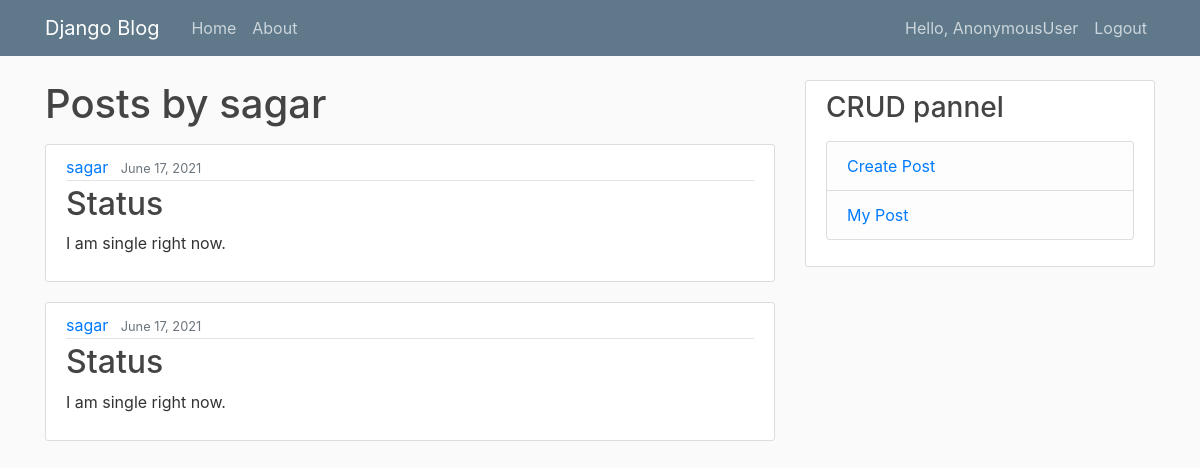
The page /user/sagar on the database its author committed.
### blogapp/models.py (models this page shows, shortened)
class Post(models.Model):
    id = models.IntegerField(primary_key = True)
    title = models.CharField(max_length=100)
    content = models.TextField()
    date_posted = models.DateTimeField(default=timezone.now)
    author = models.ForeignKey(User, on_delete=models.CASCADE)

### blogapp/views.py (the view)
# urls.py: path('user/<str:username>', UserPostListView.as_view(), name='user-posts'),
class UserPostListView(ListView):
    model = Post
    template_name = 'userPost.html'  # <app>/<model>_<viewtype>.html
    context_object_name = 'posts'
    def get_queryset(self):
        user = get_object_or_404(User, username=self.kwargs.get('username'))
        return Post.objects.filter(author=user)

### templates/userPost.html
{% extends "base.html" %}
{% block content %}
    <h1 class="mb-3">Posts by {{ view.kwargs.username }} </h1>
    {% for post in posts %}
        <article class="media content-section">
          <div class="media-body">
            <div class="article-metadata">
              <a class="mr-2" href="{% url 'user-posts' post.author.username %}">{{ post.author }}</a>
              <small class="text-muted">{{ post.date_posted|date:"F d, Y" }}</small>
            </div>
            <h2><a class="article-title" href="{% url 'update' post.id %}">{{ post.title }}</a></h2>
            <p class="article-content">{{ post.content }}</p>
          </div>
        </article>
    {% endfor %}
{% endblock content %}

### static/main.css (style rules this page uses)
body { background: #fafafa; color: #333333; margin-top: 5rem; }
h1, h2, h3, h4, h5, h6 { color: #444444; }
.content-section { background: #ffffff; padding: 10px 20px; border: 1px solid #dddddd; border-radius: 3px; margin-bottom: 20px; }
.article-title { color: #444444; }
.article-content { white-space: pre-line; }
.article-metadata { padding-bottom: 1px; margin-bottom: 4px; border-bottom: 1px solid #e3e3e3 }

### rows shown on the page
Post: author "sagar", date_posted "June 17, 2021", title "Status", content "I am single right now."
Post: author "sagar", date_posted "June 17, 2021", title "Status", content "I am single right now."

### other values the page prints
{{ request.user }} "AnonymousUser"
{{ view.kwargs.username }} "sagar"
